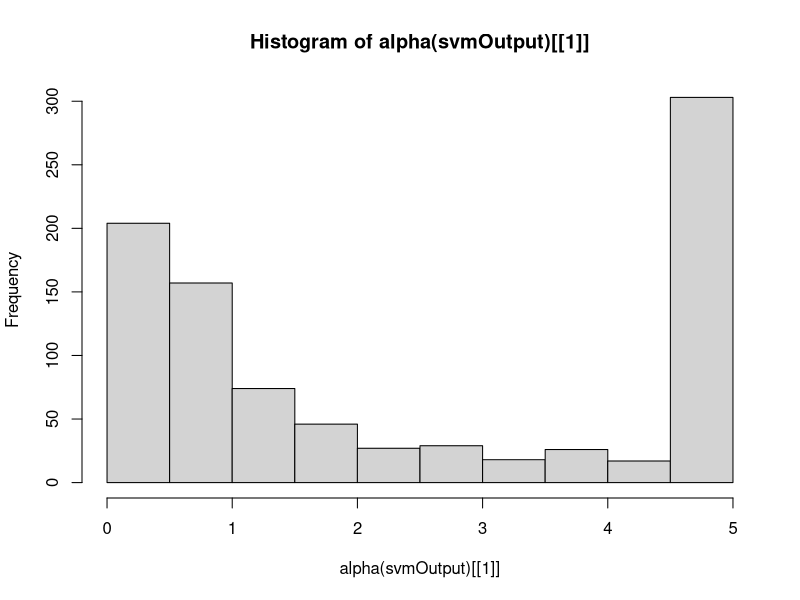
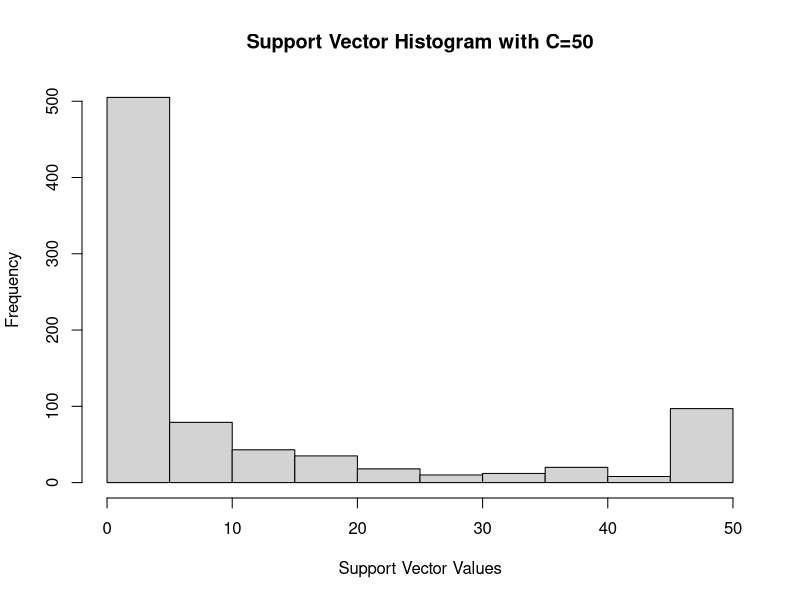

These figures' R source, in order:

# in this chapter, we will use the suppervised learning algorithms for our data
#mining purposes 
install.packages("kernlab")
library(kernlab)

#Loading the data:
data(spam)
str(spam)
dim(spam)

#Now let's take a cloer look to spam$type to see what kind of emials
#have been marke as spam by human experts
#the goal of this exercise is to develop an supervised algorithm that uses 
#these inputs to determine auotmatically if an email is spam or not 

#table() function enables us to see the factor spam and see what categories 
#these emails can fall into 
#We use the table function because type is a factor rather than a numeric
#variable.
table(spam$type)

#When training machine learning algorithm
#we need a clean data set. Then we need to divide the data set
#into two pieces. The first piece is to train the data and the 
#second piece is to test the algorithm and see whether it actually
#works or not. We cannot test the algorithm on the data set that has
#not been cleaned cause we will not know whether or not it has worked correctly. 

# There fore we need to create twp sets : 1: training set 2. Test set
# It is important to randomize
#your selection of cases for the training and test sets in order to ensure that
#there is no systematic bias in the selection of cases.

# In human language the function below, is going to 
#choose random numbers from 1 to 4601 (the number of rows in spam)
#based on these randomized row numbers we can train our algorithm without 
#sytematic bias in case the order of rows were sorted based a specific criterion 
randIndex<- sample(1:dim(spam)[1])

summary(randIndex)
# Min. 1st Qu.  Median    Mean 3rd Qu.    Max. 
# 1    1151    2301    2301    3451    4601 
length(randIndex)
#[1] 4601

# now we want to allocate two thirds of our data set for training and 
#one third for testing the algorithm 

#in human language the function below grabs the number of rows and divide them
# in three then multiply them by two to give us the 2/3 of our data set
#Note that the floor() function
#chops off any decimal part of the calculation. We want to get rid of any
#decimal because an index variable needs to be an integer.
cutPoint2_3 <- floor(2*dim(spam)[1]/3)
cutPoint2_3
#[1] 3067 // this is our cut point for 2/3 of the data set

# now we isolate the traning set
trainData <- spam[randIndex[1:cutPoint2_3],]

#Then we create the test set. Notice that we used +1 after cutPoiint2_3 because 
#we do not want the last row from the traning set to be included in the test set.
#Also notice that we put cutPoint2_3+1 in paranthesis so R does not get confused with
#its math
testData <- spam[randIndex[(cutPoint2_3+1):dim(spam)[1]],]

#*************************************************************************************#
#*************************************************************************************#
#*************************************************************************************#


# time to train our support vector model

#type~. expression means that we want to have the type variable (i.e., whether the
#message is spam or nonspam) as the outcome variable that our model
#predicts. The tilde character (~) in an R expression simply separates the
#left-hand side of the expression from the right-hand side. Finally, the dot
#character (.) is a shorthand that tells R to use all of the other variables in
#the dataframe to try to predict type.

# kernel=“rbfdot”. the kernel is the customizable
#part of the SVM algorithm that lets us project the low-dimensional
#problem into higher-dimensional space.

# So type is the dependent output which we expect the algorithm to generate. 
#remember how we generated regresion models using y~x . here the dot after the 
# the tilda simply says use all the columns as the indepedent variable.

#cross= and prob.model= specify our how much the patterns in our data is
#specialized. If the model is too well trained on a particular data set.
#it cannot function on other data sets.

#C argument set the standard to margin of error 


svmOutput <- ksvm(type~., data=trainData,kernel="rbfdot",kpar="automatic",C=5,cross=3,prob.model=TRUE)

svmOutput
# Cross validation error is higher than the training error because our model 
#inevitabely peforms worse on new data sets compared to the original data set 
#that it has been trained with. In other word, if we used the same data set that 
#we trained the algorithm with, we will have 2 percent chance of error while if we
#try this on a new data set, we will have 7 percent chance of error 

#Training error : 0.029997 
#Cross validation error : 0.073691

#Support vectors are data points that are closer to the hyperplane 
#and influence the position and orientation of the hyperplane. 
#Using these support vectors, we maximize the margin of the classifier. 
#Deleting the support vectors will change the position of the hyperplane.
#These are the points that help us build our SVM.

#Number of Support Vectors : 938 

#kpar="automatic" has determined our our sigma 

#Hyperparameter : sigma =  0.0301860226676077

#*************************************************************************************#
#*************************************************************************************#
#*************************************************************************************#

#Now it is time to see our support vectors 
#the list in which our support vectors are located is a nested list; so we use
# [[]] to access it
hist(alpha(svmOutput)[[1]])

#The maximum value of the support vector is equal to the cost parameter
#that we discussed earlier (remember c= 5)

#If we increase the cost parameter we can get fewer of these problem points
#but only at the cost of increasing our cross-validation error
#notice the inverse relationship between cost parameter and cross validation error.
#Increasing the cost parameter makes the cross validation error greater given that
#our model now is less able to generalize from the original data set.
#It can perfectly mimic the results in the original data set that has been trained with
#but it cannot find results with equal accuracy in future data sets which it will
#be tested on.

#increasing the cost parameter. Notice how this changes the cross validation and training errors:
svmOutput <- ksvm(type~., data=trainData,kernel="rbfdot",kpar="automatic",C=50,cross=3,prob.model=TRUE)
svmOutput

#Number of Support Vectors : 825 
#Objective Function Value : -7364.469 
#Training error : 0.011412 
#Cross validation error : 0.079881 

#pgraphing our support vectors
hist(alpha(svmOutput)[[1]], main= "Support Vector Histogram with C=50",xlab="Support Vector Values")

#Now there are only about 100 cases where the support vector is at the
#maxed-out value (in this case 50, because we set C = 50 in the ksvm()command).

#this is a nested list within a nested list . We are looking at the support vectors
#that were close zero meaning that these cases of spam emails were so easily distinguisable 
#from non-spam cases that the their features did not help much with our training algorithm 
#to find an optimized position for the hyperlane. The reason the number of these spam cases
#near he zero increased was that we increased our support vectors from the c =5 to c=50
alphaindex(svmOutput)[[1]][alpha(svmOutput)[[1]] < 0.05]
#[1]   64  315  415  431  540  627  962 1182 1382 1517 2012 2026 2809 3016

#Now let's take a closer look for the first case that our algorithm had an easy time
#picking it out as an spam. 
trainData[64,]
# type nonspam
#we can see what signs that this case had that made it east to identify (lower capital cases)
#specific mail address etc.)

#Now we can take an look a case that our algorithm had a hard time figuring out whether it was
#spam or not (higher number of support vectors), notice we choose cases that had highest number
#support vectors possible (50)
alphaindex(svmOutput)[[1]][alpha(svmOutput)[[1]] == 50]
#[1]   22   28   31   43   75   80  152  192  247  265  292  300  355  368  384  407  424

trainData[22,]
# we can see that the large number of capital letters in this case had made it hard for
#our cllasifier to know whether it was a spam or not (it was a spam)

#*************************************************************************************#
#*************************************************************************************#
#*************************************************************************************#

#now time to test our algorithm with the test data:
#The output from the predict() command is a two-dimensional numeric list. there are
#two lists of vote values side by side. Each list is 1,534 elements long,
#corresponding to the 1,534 cases in our testData object. The left-hand list
#has one (1) for a nonspam vote and zero (0) for a spam vote. Because this
#is a two-class problem, the other list has just the opposite. We can use
#either one because they are mirror images of each other.
svmPred<- predict(svmOutput,testData,type="votes")

#now we want to compare if the results generated by the algorithm matches the 
#results with original human vote 

# we made a data frame that has the columns of "type" from the test data
# and the results from the svmPred (in the first row and it contains ones
#for nonspam predictions and zeros for spam predictions.)
compTable <- data.frame(testData[,58],svmPred[1,])

#table uses the cross-classifying factors to build a contingency
#table of the counts at each combination of factor levels as matrix table
table(compTable)

#            svmPred.1...
#testData...58.   0   1
#       nonspam  36 882
#       spam    547  69

#So in this analysis we can see that there are 36 cases which were non-spams 
#but were classified as spam and 69 cases that were spams but were classified as 
#none-spams

#remember that the cross vlidation error was 0.079881. Now we can test that error rate
# with respect to testData using our contigency table:
(36+69)/1534
#[1] 0.0684485
#As you can see our test did slightly better than we thought by margin of 1 percent
